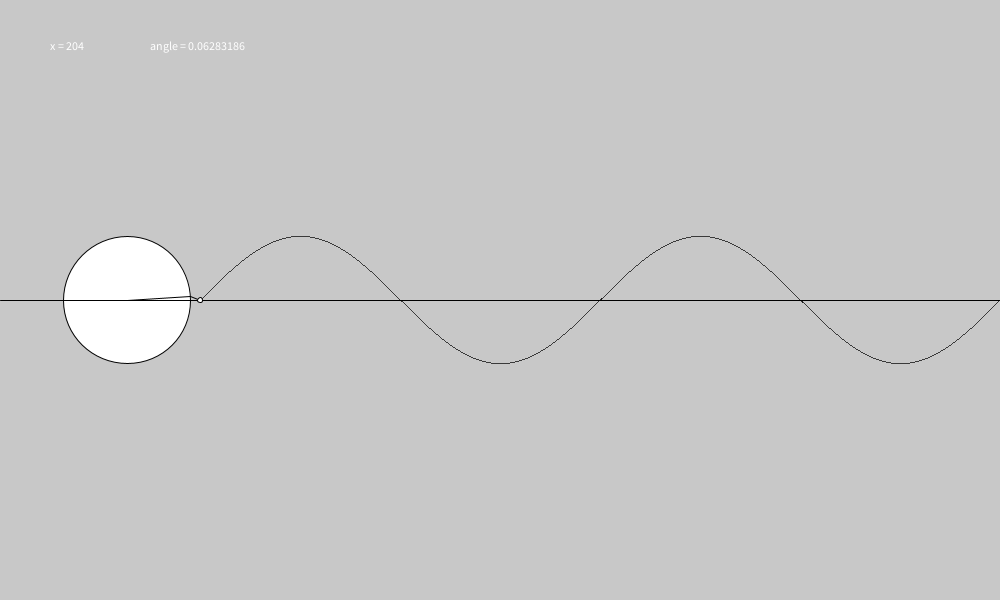
Frame 1 (no input)
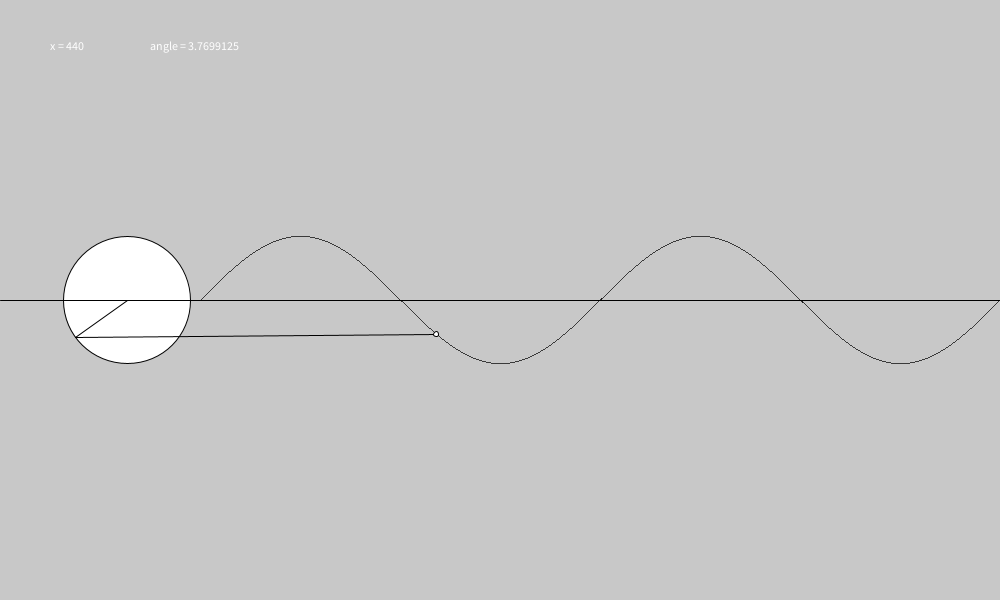
Frame 60 (the mouse pressed at the canvas centre just before this capture)
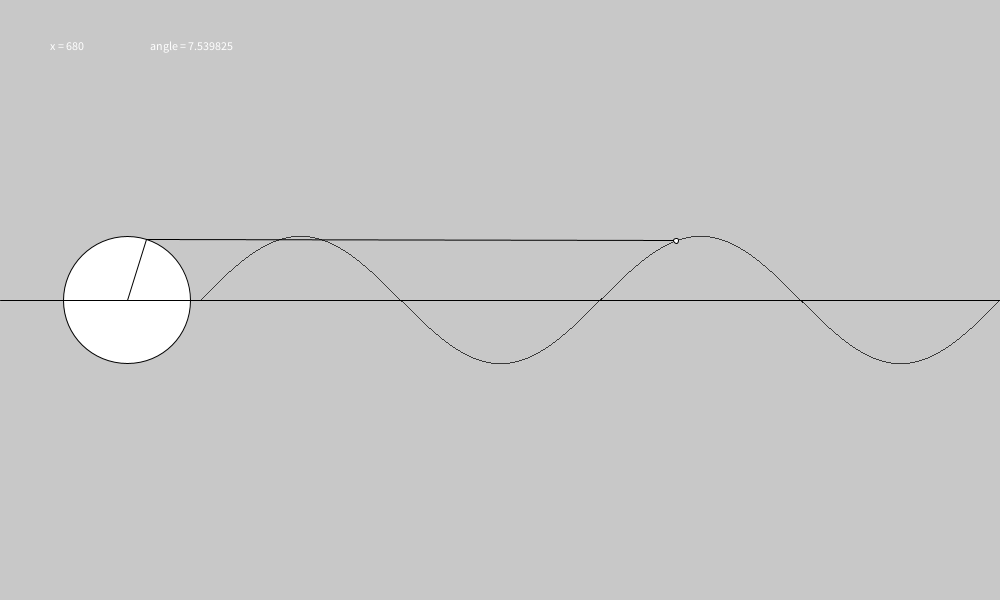
Frame 120 (the mouse held since frame 60 and released just before this capture)

The Processing sketch that drew these frames (run headless with seeded random() and noise(); from frame 60 on, the mouse is pressed at the canvas centre):

// Processing sketch: sin_wiki_gif
// ── sin_wiki_gif.pde
//CONSTANTS

float inc = PI/200.0;
float py;
int i = 200;
float angle =0.0;
float  radius = 1.0;
void setup(){
  size(1000, 600);
  background(200);

}

void draw(){

  // draw y=sin(x)
  background(200);
  stroke(0);
  //smooth();
  ellipse(400/PI,height/2, 400.0/PI, 400.0/PI);
  float angleforCurve = -PI;
  line(0,height/2,width, height/2);
  for (int j = 200; j < width; j++){
    stroke(0);
   py = (200/PI)*sin(angleforCurve)+ height/2;
   point(j, py);
   angleforCurve += inc;
   
  }
   
   
   py = (200/PI)*sin(angle+PI)+ height/2;
   angle += inc*4;
    
   line(400/PI+(200/PI)*cos(angle), 300-(200/PI)*sin(angle), i, py);
       
   line(100,height/2, 100, 300);
 
   
   ellipse(i, py, 5, 5);
   i += 4;
  
   line(400/PI, 300, 400/PI+(200/PI)*cos(angle), 300-(200/PI)*sin(angle));
   
   
   if (i >= width){
    i=200;
    angle=0; 
   }
   
   //add calculation output
   text("x = " + i, 50, 50);
   text("angle = " + angle, 150, 50);
   
  
}

  
